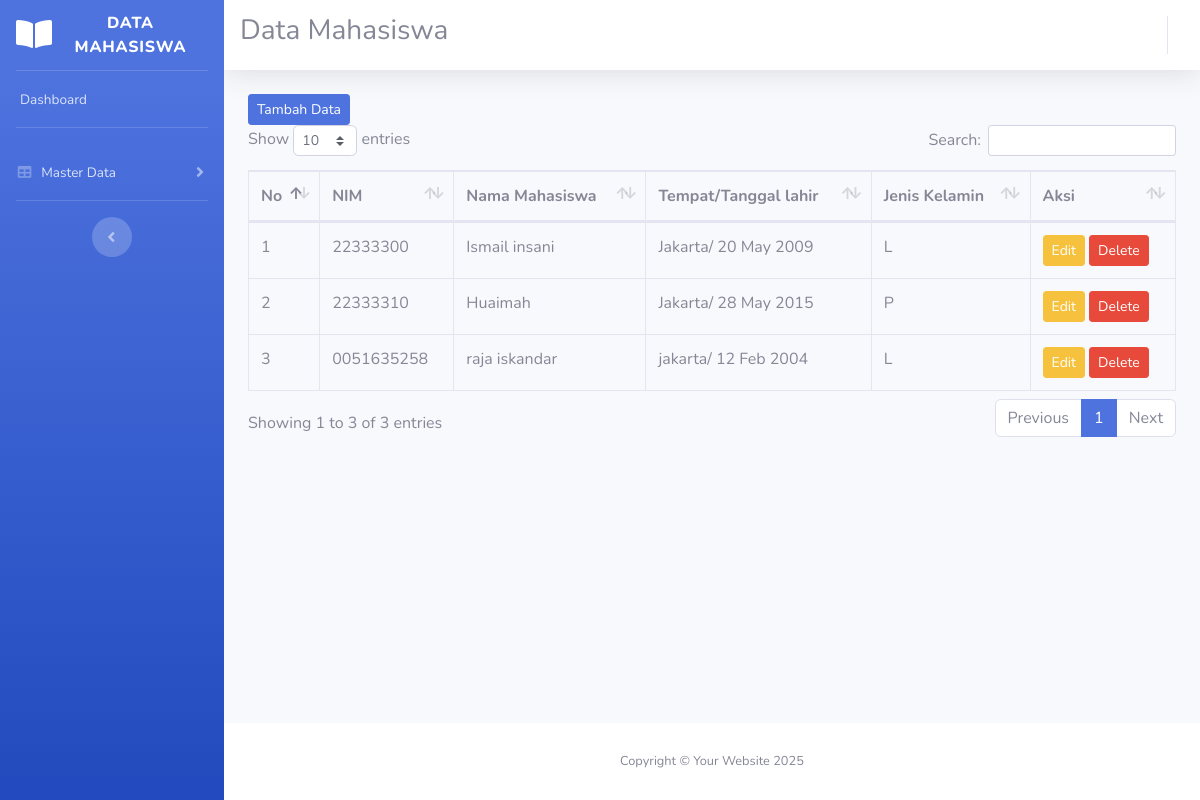
The page / on the database its author committed.
### tables this page shows
CREATE TABLE `tb_mahasiswa` (
  `id_mahasiswa` int(11) NOT NULL,
  `NIM` varchar(10) DEFAULT NULL,
  `nama_mahasiswa` varchar(50) DEFAULT NULL,
  `tempat_lahir` varchar(20) DEFAULT NULL,
  `tgl_lahir` date DEFAULT NULL,
  `jenis_kelamin` varchar(1) DEFAULT NULL
);

### application/controllers/Mahasiswa.php (called while the page is built, shortened)
<?php
class Mahasiswa extends CI_Controller
{
    public function __construct()
    {
        $this->load->model('m_mahasiswa');
        $this->load->helper('url');
        $this->load->library('session');
    }
    public function index()
    {
        $data = array(
            'title' => 'Data Mahasiswa',
            'subtitle' => '',
            'page' => 'mahasiswa/v_mahasiswa',
            'mhs' => $this->m_mahasiswa->all_data(),
        );
        $this->load->view('v_template',$data, false);
    }
}

### index.php (called while the page is built, shortened)
<?php
require_once BASEPATH.'core/CodeIgniter.php';

### application/models/M_mahasiswa.php (called while the page is built, shortened)
<?php
class M_mahasiswa extends CI_Model {
	public function all_data()
	{
		$this->db->select('*');
        $this->db->from('tb_mahasiswa');
        return $this->db->get()->result();
    }
}

### application/views/mahasiswa/v_mahasiswa.php (the view, shortened to what this page needs)
<a href="<?= base_url('mahasiswa/input_mahasiswa')?>" class="btn btn-primary btn-sm">Tambah Data</a>
<table class="table table-bordered" id="dataTable" width="100%" cellspacing="0">
    <thead>
        <tr>
            <th>No</th>
            <th>NIM</th>
            <th>Nama Mahasiswa</th>
            <th>Tempat/Tanggal lahir</th>
            <th>Jenis Kelamin</th>
            <th>Aksi</th>
        </tr>
    </thead>
    <tbody>
        <?php $no = 1;
        foreach ($mhs as $key => $value) {?>
            <tr>
                <td><?= $no++?></td>
                <td><?= $value->NIM ?></td>
                <td><?= $value->nama_mahasiswa ?></td>
                <td><?= $value->tempat_lahir ?>/ <?= date('d M Y',strtotime($value->tgl_lahir ))?></td>
                <td><?= $value->jenis_kelamin?></td>
                <td>
                    <a href="<?= base_url('mahasiswa/edit_mahasiswa/'. $value->id_mahasiswa)?>" class="btn btn-warning btn-sm">Edit</a>
                    <a href="<?= base_url('mahasiswa/hapus_mahasiswa/'. $value->id_mahasiswa)?>" class="btn btn-danger btn-sm">Delete</a>
                </td>
            </tr>
        <?php } ?>
    </tbody>
</table>

### application/views/v_template.php (shortened to what this page needs)
<!DOCTYPE html>
<html lang="en">
<head>
    <link href="<?= base_url('sb-admin2/')?>vendor/fontawesome-free/css/all.min.css" rel="stylesheet" type="text/css">
    <link href="<?= base_url('sb-admin2/')?>css/sb-admin-2.min.css" rel="stylesheet">
    <link href="<?= base_url('sb-admin2/')?>vendor/datatables/dataTables.bootstrap4.min.css" rel="stylesheet">
</head>
<body id="page-top">
    <div id="wrapper">
        <ul class="navbar-nav bg-gradient-primary sidebar sidebar-dark accordion" id="accordionSidebar">
            <a class="sidebar-brand d-flex align-items-center justify-content-center" href="index.html">
                <div class="sidebar-brand-icon ">
                    <i class="fas fa-book-open"aria-hidden="true"></i>
                </div>
                <div class="sidebar-brand-text mx-3">DATA MAHASISWA</div>
            </a>
            <hr class="sidebar-divider my-0">
            <li class="nav-item">
                <a class="nav-link" href="<?= base_url('home/index')?>">
                    <span>Dashboard</span></a>
            </li>
            <hr class="sidebar-divider">
            <li class="nav-item">
                <a class="nav-link collapsed" href="#" data-toggle="collapse" data-target="#collapseTwo"
                    aria-expanded="true" aria-controls="collapseTwo">
                    <i class="fas fa-fw fa-table"></i>
                    <span>Master Data</span>
                </a>
            </li>
            <hr class="sidebar-divider d-none d-md-block">
            <div class="text-center d-none d-md-inline">
                <button class="rounded-circle border-0" id="sidebarToggle"></button>
            </div>
        </ul>
        <div id="content-wrapper" class="d-flex flex-column">
            <div id="content">
                <nav class="navbar navbar-expand navbar-light bg-white topbar mb-4 static-top shadow">
                     <br>
                    <h3> <?= $title?></h3>
                    <ul class="navbar-nav ml-auto">
                    </ul>
                </nav>
                <div class="container-fluid">
                    <h1 class="h3 mb-4 text-gray-800"></h1>
                <?php
                if($page){
                    $this->load->view($page);
                }
                ?>
                </div>
            </div>
            <footer class="sticky-footer bg-white">
                <div class="container my-auto">
                    <div class="copyright text-center my-auto">
                        <span>Copyright &copy; Your Website 2025</span>
                    </div>
                </div>
            </footer>
        </div>
    </div>
</body>
</html>

### rows shown on the page
tb_mahasiswa: NIM "22333300", nama_mahasiswa "Ismail insani", tempat_lahir "Jakarta", tgl_lahir "20 May 2009", jenis_kelamin "L"
tb_mahasiswa: NIM "22333310", nama_mahasiswa "Huaimah", tempat_lahir "Jakarta", tgl_lahir "28 May 2015", jenis_kelamin "P"
tb_mahasiswa: NIM "0051635258", nama_mahasiswa "raja iskandar", tempat_lahir "jakarta", tgl_lahir "12 Feb 2004", jenis_kelamin "L"

### other values the page prints
$title "Data Mahasiswa"
